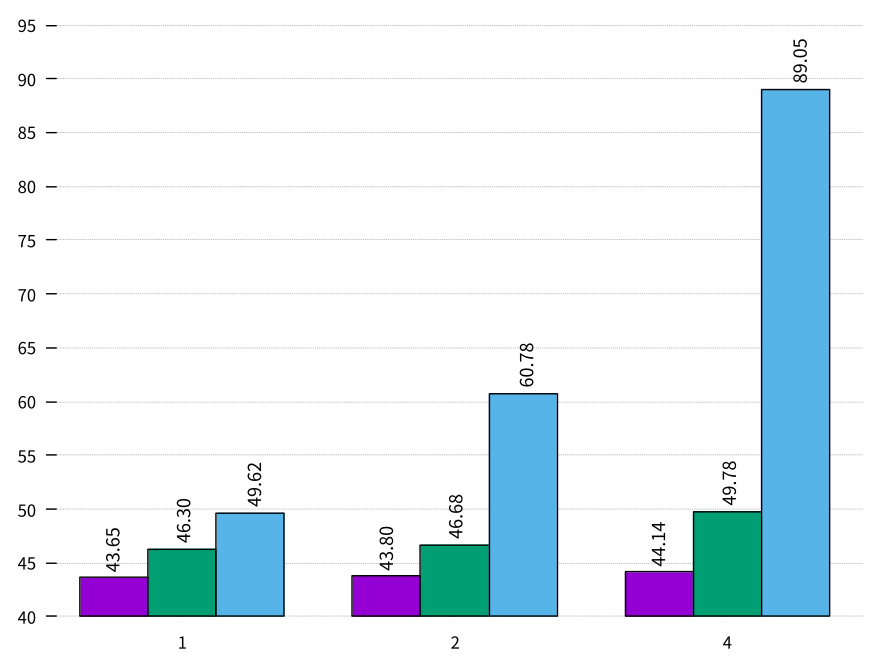

Recreate this plot in gnuplot.

fontSpec(s) = sprintf("Times-Roman, %d", s)
fn(v) = sprintf("%.2f", v)

set style histogram clustered gap 1
set style data histograms
set border 0
unset key
set xtics nomirror
set ytics nomirror
set grid ytics
set grid linetype 0

set boxwidth 1.0
set xrange [-0.5 : 2.5]
set yrange [40:95]
set ytics 5

plot \
    for [COL=2:4] 'single_loop_workload1.dat' using COL:xticlabels(1) title columnheader fs fill solid 1 border -1, \
    'single_loop_workload1.dat' u ($0-1-1./6):2:(fn($2)) w labels font fontSpec(10) right rot by 90 offset char -3, 2.0 t '' , \
    'single_loop_workload1.dat' u ($0-1+1./6):3:(fn($3)) w labels font fontSpec(10) right rot by 90 offset char -5.5, 2.0 t '' , \
    'single_loop_workload1.dat' u ($0-1+1./6):4:(fn($4)) w labels font fontSpec(10) right rot by 90 offset char 3, 2.0 t ''
